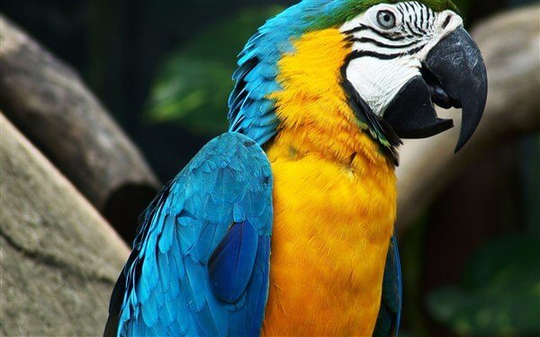
#> input picture Documents/papagan.jpg, 540 x 337 px, found by its file name
$ python Blurring.py
#> lines starting #> are read from the running program, lines starting #| are printed output that depends on the picture
import cv2 as cv

img = cv.imread('Documents\\papagan.jpg')
#> img is the input picture: shape (337, 540, 3); mean B, G, R 68.4, 90.9, 83.6
cv.imshow('Orijinal', img)

# Averaging
average = cv.blur(img,(3,3))
cv.imshow("Average Image", average)

# Guassian Blur
gaussian_blurred = cv.GaussianBlur(img,(5,5),0)
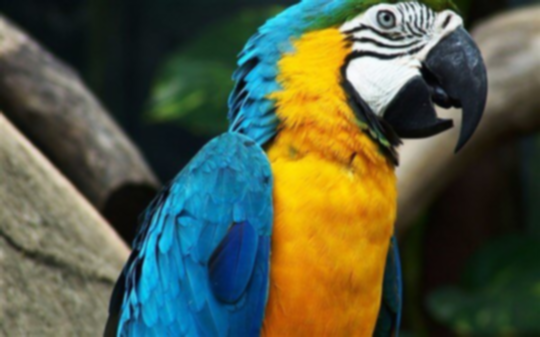
#> gaussian_blurred: shape (337, 540, 3); mean B, G, R 68.4, 90.9, 83.6
cv.imshow("Guassian Blur", gaussian_blurred)

# Median Blur
median = cv.medianBlur(img, 9)
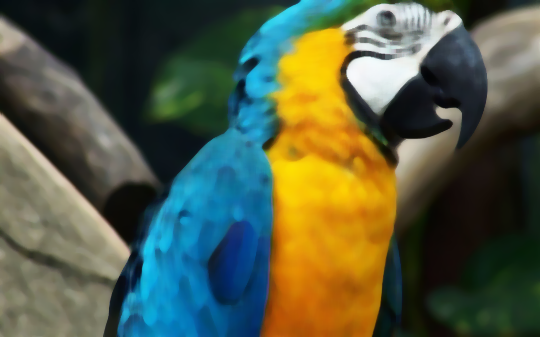
#> median: shape (337, 540, 3); mean B, G, R 68.3, 91.1, 83.6
cv.imshow("Median Blur", median)

# Bilateral
bilat = cv.bilateralFilter(img, d=25, sigmaColor=5, sigmaSpace=75)
cv.imshow("Bilateral Filtering", bilat)

cv.waitKey(0)

$ run again, with Documents/boston.jpg copied over Documents/papagan.jpg
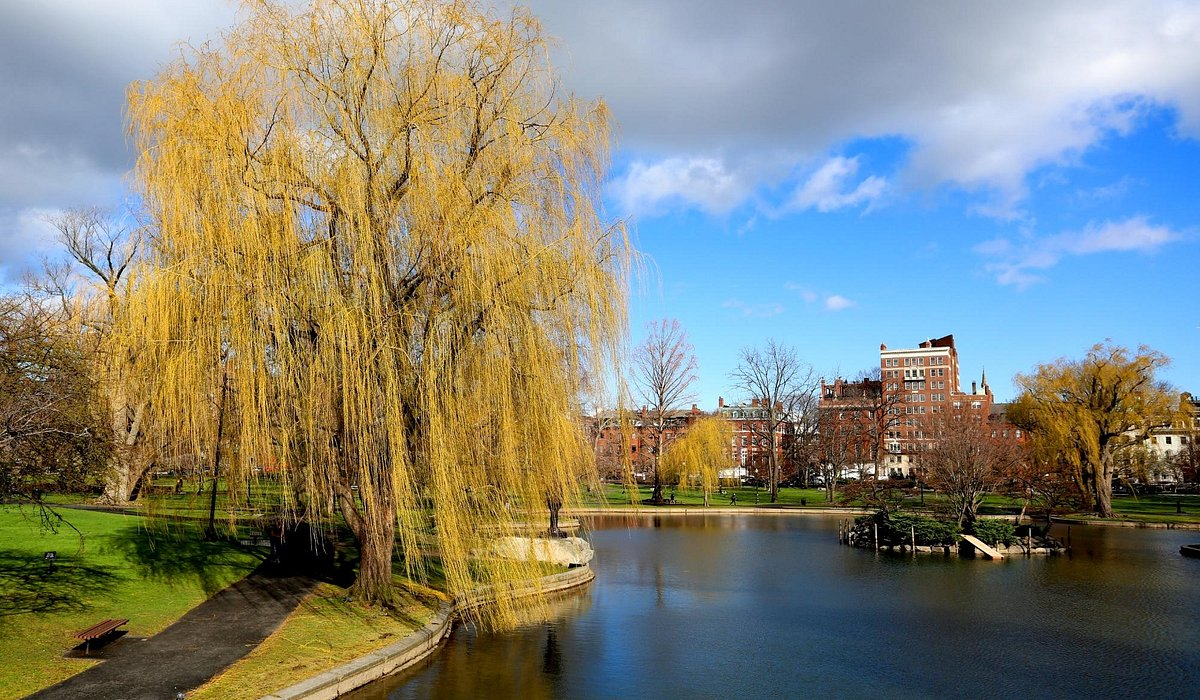
#> input picture Documents/boston.jpg, 1200 x 700 px, found by its file name
#> img is the input picture: shape (700, 1200, 3); mean B, G, R 120.6, 133.1, 131.1
#> `median = cv.medianBlur(img, 9)`:
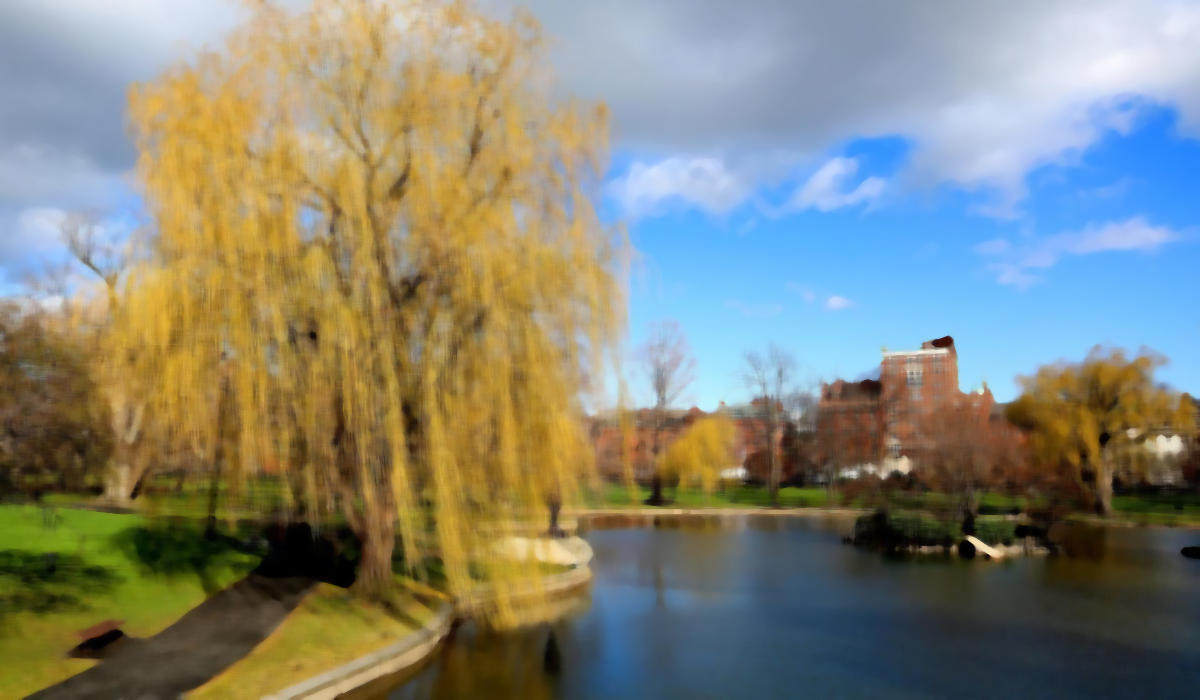
#> median: shape (700, 1200, 3); mean B, G, R 120.3, 133.6, 131.5

$ run again, with Documents/giraffe.jpeg copied over Documents/papagan.jpg
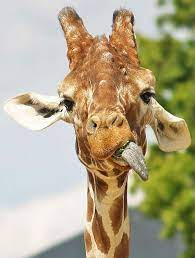
#> input picture Documents/giraffe.jpeg, 195 x 258 px, found by its file name
#> img is the input picture: shape (258, 195, 3); mean B, G, R 138, 167.4, 177.8
#> `average = cv.blur(img,(3,3))`:
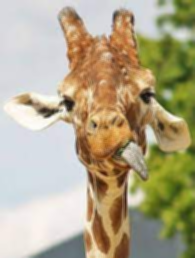
#> average: shape (258, 195, 3); mean B, G, R 138, 167.4, 177.8
#> `median = cv.medianBlur(img, 9)`:
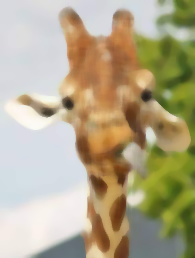
#> median: shape (258, 195, 3); mean B, G, R 138, 168, 178.5
